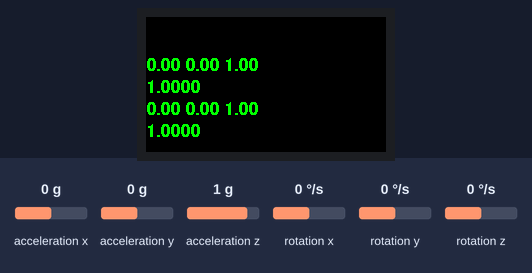
A sketch run on a simulated ESP32. Parts: 240×135 colour display. Inputs (shaded band) come from the test bench; at power-on: acceleration x 0 g, acceleration y 0 g, acceleration z 1 g, rotation x 0 °/s, rotation y 0 °/s, rotation z 0 °/s.

Above: at 1.3 s.
1.4 s: acceleration x set to -1.4 g
At 2.6 s:
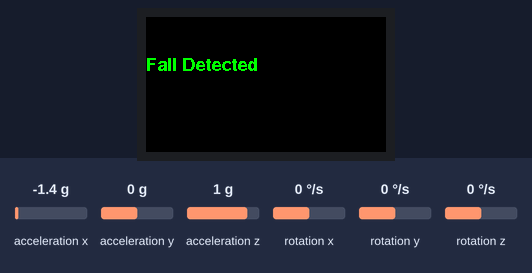
Timing chart, 0 to 4.4 s (numbered marks = the images above; inputs shaded):
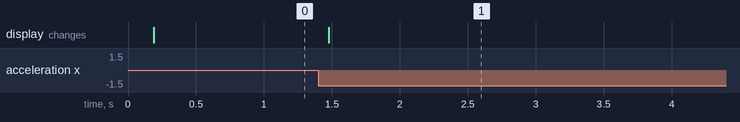

Measured:
- after the input at 1.4 s, the display: changes after 0.08 s (image 1)

The sketch:

Fall_detection.ino
```cpp
/**
  Ethan Hartman
  4/11/24
  M5StickC IMU Sensors
  CSC230
  ephartman1@gmail.com
 */

#include "M5StickCPlus2.h"
#define LED_BUILTIN 19

float maxX = 0.0;
float maxY = 0.0;
float maxZ = 0.0;
float maxAccel = 0.0;

void setup() {
    auto cfg = M5.config();
    StickCP2.begin(cfg);
    StickCP2.Display.setRotation(1);
    StickCP2.Display.setTextColor(GREEN);
    StickCP2.Display.setTextDatum(middle_center);
    StickCP2.Display.setFont(&fonts::FreeSansBold9pt7b);
    StickCP2.Display.setTextSize(1);
}

void loop(void) {
    auto imu_update = StickCP2.Imu.update();
    if (imu_update) {
        StickCP2.Display.setCursor(0, 40);
        StickCP2.Display.clear();

        auto data = StickCP2.Imu.getImuData();
        float accX = data.accel.x;
        float accY = data.accel.y;
        float accZ = data.accel.z;
        float accelMag = sqrt((accX * accX) + (accY * accY) + (accZ * accZ));

          // Update max values
        maxX = max(maxX, abs(accX));
        maxY = max(maxY, abs(accY));
        maxZ = max(maxZ, abs(accZ));
        maxAccel = max(maxAccel, accelMag);

        StickCP2.Display.printf("%0.2f %0.2f %0.2f\r\n", accX,
                                accY, accZ);
        StickCP2.Display.printf("%0.4f \r\n", accelMag);


        StickCP2.Display.printf("%0.2f %0.2f %0.2f\r\n", maxX,
                                maxY, maxZ);
        StickCP2.Display.printf("%0.4f \r\n", maxAccel);

        if (maxAccel >= 1.3) {
          // fall detected
          digitalWrite(LED_BUILTIN, HIGH); // Turn on red LED
          StickCP2.Display.setCursor(0, 40);
          StickCP2.Display.clear();
          StickCP2.Display.printf("Fall Detected");
          delay(5000); // Blink rate
          maxAccel = 0.0;
          digitalWrite(LED_BUILTIN, LOW); // Turn off red LED
          delay(100); // Blink rate
        }
        delay(100);
    }
}
```
